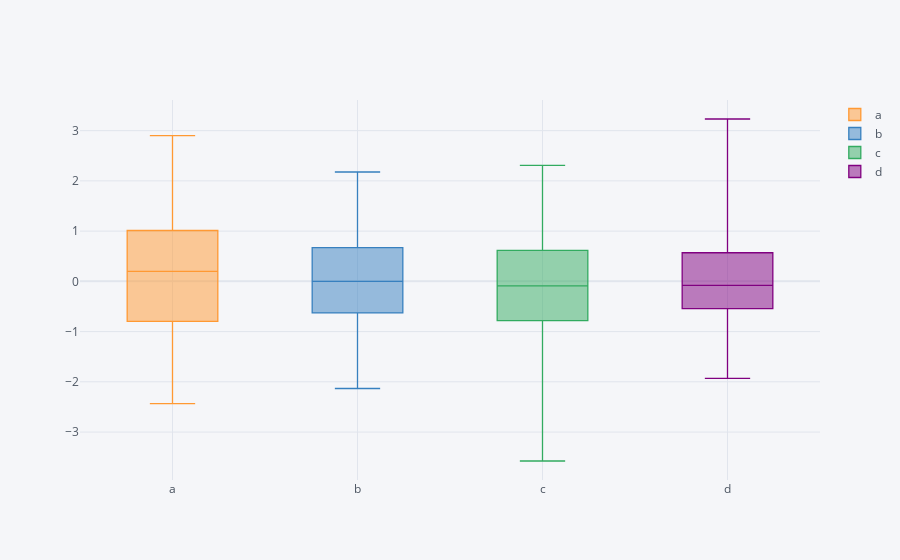

Write notebook code for a chart like this one.
### Code cell
dataframe.iplot(kind='box')
